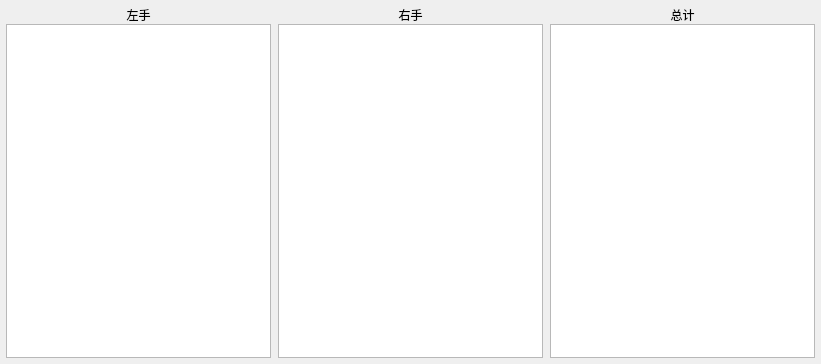
<?xml version="1.0" encoding="UTF-8"?>
<ui version="4.0">
 <class>mod_data_widget</class>
 <widget class="QWidget" name="mod_data_widget">
  <property name="geometry">
   <rect>
    <x>0</x>
    <y>0</y>
    <width>821</width>
    <height>364</height>
   </rect>
  </property>
  <property name="windowTitle">
   <string>Form</string>
  </property>
  <layout class="QVBoxLayout" name="verticalLayout_4">
   <property name="spacing">
    <number>0</number>
   </property>
   <property name="leftMargin">
    <number>0</number>
   </property>
   <property name="topMargin">
    <number>0</number>
   </property>
   <property name="rightMargin">
    <number>0</number>
   </property>
   <property name="bottomMargin">
    <number>0</number>
   </property>
   <item>
    <widget class="QSplitter" name="splitter">
     <property name="orientation">
      <enum>Qt::Horizontal</enum>
     </property>
     <property name="handleWidth">
      <number>1</number>
     </property>
     <widget class="QWidget" name="layoutWidget">
      <layout class="QVBoxLayout" name="verticalLayout">
       <property name="spacing">
        <number>0</number>
       </property>
       <property name="leftMargin">
        <number>6</number>
       </property>
       <property name="topMargin">
        <number>6</number>
       </property>
       <property name="rightMargin">
        <number>6</number>
       </property>
       <property name="bottomMargin">
        <number>6</number>
       </property>
       <item>
        <widget class="QLabel" name="label">
         <property name="text">
          <string>左手</string>
         </property>
         <property name="alignment">
          <set>Qt::AlignCenter</set>
         </property>
        </widget>
       </item>
       <item>
        <widget class="table_view" name="table_left"/>
       </item>
      </layout>
     </widget>
     <widget class="QWidget" name="layoutWidget">
      <layout class="QVBoxLayout" name="verticalLayout_2">
       <property name="spacing">
        <number>0</number>
       </property>
       <property name="leftMargin">
        <number>0</number>
       </property>
       <property name="topMargin">
        <number>6</number>
       </property>
       <property name="rightMargin">
        <number>0</number>
       </property>
       <property name="bottomMargin">
        <number>6</number>
       </property>
       <item>
        <widget class="QLabel" name="label_2">
         <property name="text">
          <string>右手</string>
         </property>
         <property name="alignment">
          <set>Qt::AlignCenter</set>
         </property>
        </widget>
       </item>
       <item>
        <widget class="table_view" name="table_right"/>
       </item>
      </layout>
     </widget>
     <widget class="QWidget" name="layoutWidget">
      <layout class="QVBoxLayout" name="verticalLayout_3">
       <property name="spacing">
        <number>0</number>
       </property>
       <property name="leftMargin">
        <number>6</number>
       </property>
       <property name="topMargin">
        <number>6</number>
       </property>
       <property name="rightMargin">
        <number>6</number>
       </property>
       <property name="bottomMargin">
        <number>6</number>
       </property>
       <item>
        <widget class="QLabel" name="label_3">
         <property name="text">
          <string>总计</string>
         </property>
         <property name="alignment">
          <set>Qt::AlignCenter</set>
         </property>
        </widget>
       </item>
       <item>
        <widget class="table_view" name="table_result"/>
       </item>
      </layout>
     </widget>
    </widget>
   </item>
  </layout>
 </widget>
 <customwidgets>
  <customwidget>
   <class>table_view</class>
   <extends>QTableView</extends>
   <header location="global">utils/view/table_view.h</header>
  </customwidget>
 </customwidgets>
 <resources/>
 <connections/>
</ui>
